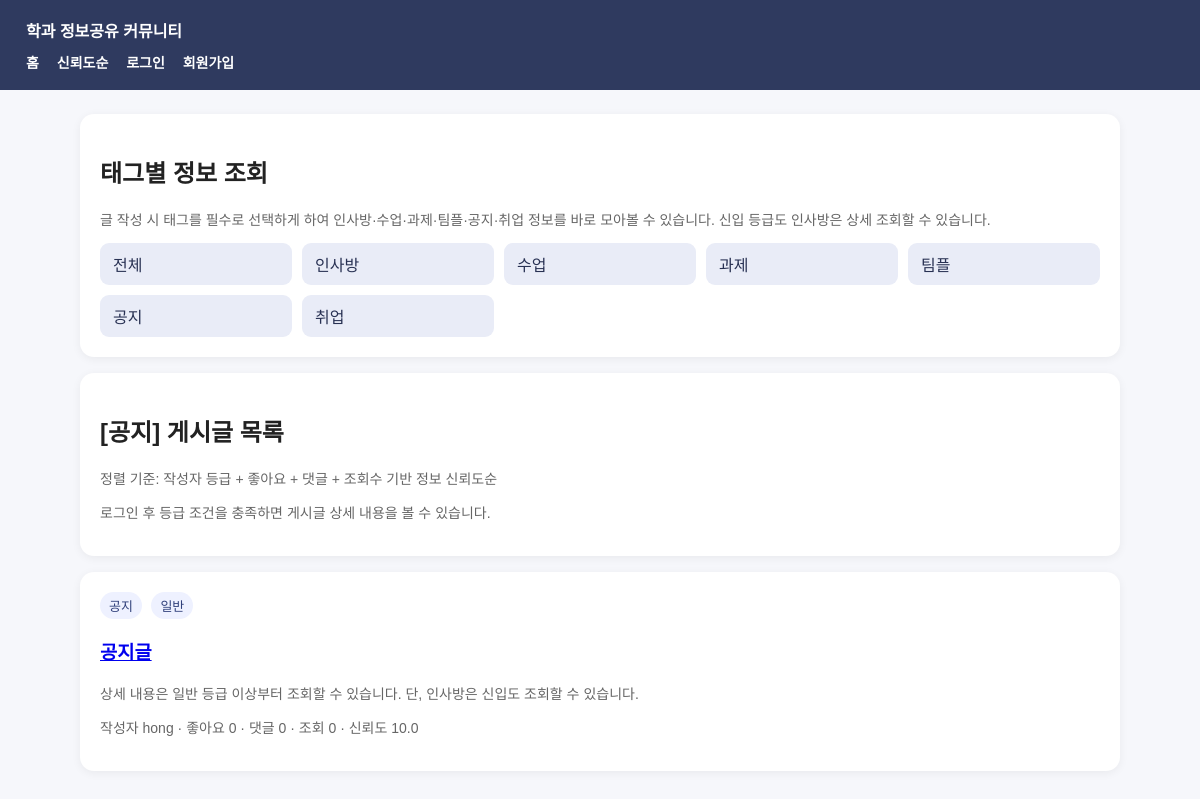
Page /?category=공지&mode=trust on the committed database.
### tables this page shows
CREATE TABLE posts (
                id INTEGER PRIMARY KEY AUTOINCREMENT,
                sns_profile TEXT NOT NULL,
                title TEXT NOT NULL,
                content TEXT NOT NULL,
                timestamp TEXT NOT NULL,
                category TEXT NOT NULL DEFAULT '수업',
                likes INTEGER DEFAULT 0,
                comments INTEGER DEFAULT 0,
                view_count INTEGER DEFAULT 0,
                archived INTEGER DEFAULT 0,
                FOREIGN KEY(sns_profile) REFERENCES users(sns_profile)
            );

### web_app.py (the view)
@app.route('/')
def index():
    category = request.args.get('category')
    mode = request.args.get('mode', 'trust')
    posts = fetch_posts(category=category, mode=mode)
    return render_template('index.html', posts=posts, selected_category=category, mode=mode)

### web_app.py (called while the page is built, shortened)
def get_db():
    conn = sqlite3.connect(DB_PATH)
    conn.row_factory = sqlite3.Row
    return conn

def current_user():
    if 'username' not in session:
        return None

def post_count_expr():
    return "(SELECT COUNT(*) FROM posts p2 WHERE p2.sns_profile = u.sns_profile AND p2.archived = 0)"

def comment_count_expr():
    return "(SELECT COUNT(*) FROM comments c2 WHERE c2.sns_profile = u.sns_profile)"

def grade_case_sql():
    pc = post_count_expr()
    cc = comment_count_expr()
    return f"""
        CASE
            WHEN u.username = '{ADMIN_USERNAME}' THEN '관리자'
            WHEN {pc} >= 10 AND {cc} >= 10 THEN '최우수'
            WHEN {pc} >= 5 AND {cc} >= 5 THEN '우수'
            WHEN {pc} >= 1 THEN '일반'
            ELSE '신입'
        END
    """

def weight_case_sql():
    pc = post_count_expr()
    cc = comment_count_expr()
    return f"""
        CASE
            WHEN u.username = '{ADMIN_USERNAME}' THEN 4.0
            WHEN {pc} >= 10 AND {cc} >= 10 THEN 3.0
            WHEN {pc} >= 5 AND {cc} >= 5 THEN 2.0
            WHEN {pc} >= 1 THEN 1.0
            ELSE 0.5
        END
    """

def trust_score_sql():
    weight = weight_case_sql()
    return f"""
        ({weight} * 10
         + p.likes * 2
         + p.comments * 1
         + p.view_count * 0.1)
    """

@app.context_processor
def inject_globals():
    return {'categories': CATEGORIES, 'user': current_user()}

### templates/index.html (shortened to what this page needs)
{% extends 'base.html' %}
{% block content %}
<div class="card">
  <h2>태그별 정보 조회</h2>
  <p class="muted">글 작성 시 태그를 필수로 선택하게 하여 인사방·수업·과제·팀플·공지·취업 정보를 바로 모아볼 수 있습니다. 신입 등급도 인사방은 상세 조회할 수 있습니다.</p>
  <div class="grid">
    <a class="btn light" href="{{ url_for('index', mode=mode) }}">전체</a>
    {% for c in categories %}
      <a class="btn light" href="{{ url_for('index', category=c, mode=mode) }}">{{ c }}</a>
    {% endfor %}
  </div>
</div>
<div class="card">
  <h2>{% if selected_category %}[{{ selected_category }}] {% endif %}게시글 목록</h2>
  <p class="muted">정렬 기준: {% if mode == 'trust' %}작성자 등급 + 좋아요 + 댓글 + 조회수 기반 정보 신뢰도순{% else %}최신순{% endif %}</p>
  {% if not user %}
    <p class="muted">로그인 후 등급 조건을 충족하면 게시글 상세 내용을 볼 수 있습니다.</p>
  {% elif user['grade'] == '신입' %}
    <p class="muted">현재 신입 등급입니다. 신입은 인사방 게시글만 상세 조회할 수 있고, 그 외 카테고리 상세 내용·댓글·좋아요·신고 기능은 제한됩니다. 인사방에 글 1개를 작성하면 일반 등급으로 전환됩니다.</p>
  {% endif %}
</div>
{% for p in posts %}
  <div class="card">
    <div>
      <span class="badge">{{ p['category'] }}</span>
      <span class="badge">{{ p['grade'] }}</span>
    </div>
    <h3><a href="{{ url_for('post_detail', post_id=p['id']) }}">{{ p['title'] }}</a></h3>
    {% if user and (user['can_view'] or p['category'] == '인사방') %}
      <p>{{ p['content'][:120] }}{% if p['content']|length > 120 %}...{% endif %}</p>
    {% else %}
      <p class="muted">상세 내용은 일반 등급 이상부터 조회할 수 있습니다. 단, 인사방은 신입도 조회할 수 있습니다.</p>
    {% endif %}
    <p class="muted">작성자 {{ p['sns_profile'] }} · 좋아요 {{ p['likes'] }} · 댓글 {{ p['comments'] }} · 조회 {{ p['view_count'] }} · 신뢰도 {{ '%.1f'|format(p['trust_score']) }}</p>
  </div>
{% else %}
  <div class="card">게시글이 없습니다.</div>
{% endfor %}
{% endblock %}

### templates/base.html (style rules this page uses)
body { margin:0; font-family: Arial, 'Malgun Gothic', sans-serif; background:#f6f7fb; color:#222; }
.card { background:white; border-radius:14px; padding:20px; margin-bottom:16px; box-shadow:0 2px 10px rgba(0,0,0,.06); }
.badge { display:inline-block; padding:4px 9px; border-radius:999px; background:#eef1ff; color:#30407b; font-size:13px; margin-right:5px; }
.btn { display:inline-block; border:0; border-radius:9px; background:#2f3a5f; color:white; padding:9px 13px; text-decoration:none; cursor:pointer; }
.btn.light { background:#e9ecf7; color:#283153; }
.grid { display:grid; grid-template-columns:repeat(auto-fit, minmax(160px, 1fr)); gap:10px; }
.muted { color:#666; font-size:14px; }

### rows in the picture
posts: category "공지", grade "일반", title "공지글", sns_profile "hong", likes "0", comments "0", view_count "0", trust_score "10.0"

### other values in the picture
{{ c }} "인사방" "수업" "과제" "팀플" "공지" "취업"
{{ selected_category }} "공지"
